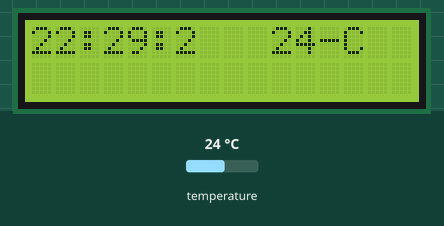
The program below on a simulated BBC micro:bit (MakeCode). On the bench: 16×2 character LCD. The test bench sets the inputs (shaded band); at power-on: temperature 24 °C.

Above: at 1.2 s.
1.3 s: temperature set to 1 °C
At 2.8 s:
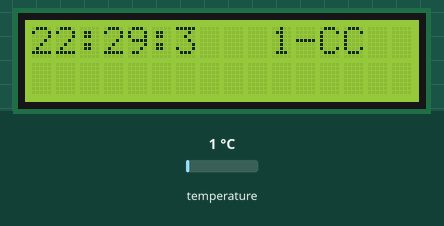
4.3 s: temperature set to 12 °C
At 5.8 s:
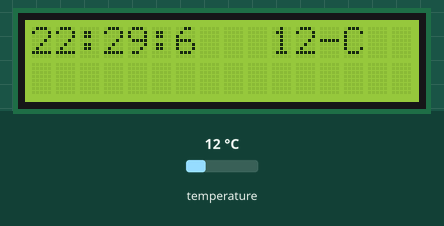
6.5 s: temperature set to 19 °C
At 7.9 s:
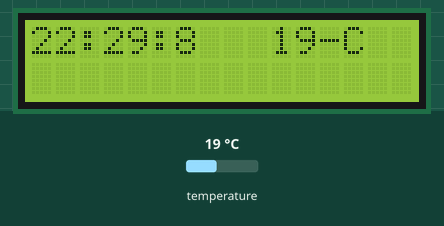
Timing chart, 0 to 9.5 s (numbered marks = the images above; inputs shaded):
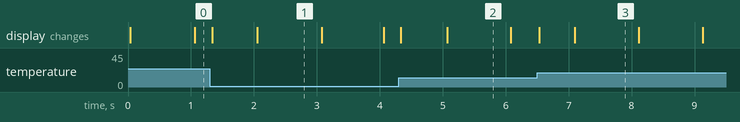

The program:

main.ts
```typescript
function minutos2 () {
    if (segundos > 59) {
        segundos = 0
        minutos += 1
    }
}
function horas () {
    if (minutos > 59) {
        minutos = 0
        hora += 1
    } else if (hora > 23) {
        hora = 0
    }
}
let segundos = 0
let minutos = 0
let hora = 0
I2C_LCD1602.LcdInit(0)
hora = 22
minutos = 29
segundos = 0
loops.everyInterval(1000, function () {
    segundos += 1
})
basic.forever(function () {
    minutos2()
    horas()
    I2C_LCD1602.ShowNumber(hora, 0, 0)
    I2C_LCD1602.ShowString(":", 2, 0)
    I2C_LCD1602.ShowNumber(minutos, 3, 0)
    I2C_LCD1602.ShowString(":", 5, 0)
    I2C_LCD1602.ShowNumber(segundos, 6, 0)
    I2C_LCD1602.ShowString("" + input.temperature() + "°C", 10, 0)
})
```

test.ts
```typescript
// aquí va el archivo "tests"; esto no se compilará cuando este paquete se utilice como una extensión.
```

Measured:
- after the input at 1.3 s, the display: first changes at once (image 1 shows a later state)
- after the input at 4.3 s, the display: first changes at once (image 2 shows a later state)
- what the display in image 1 shows lasts 1.1 s, from 2.0 s to 3.1 s
